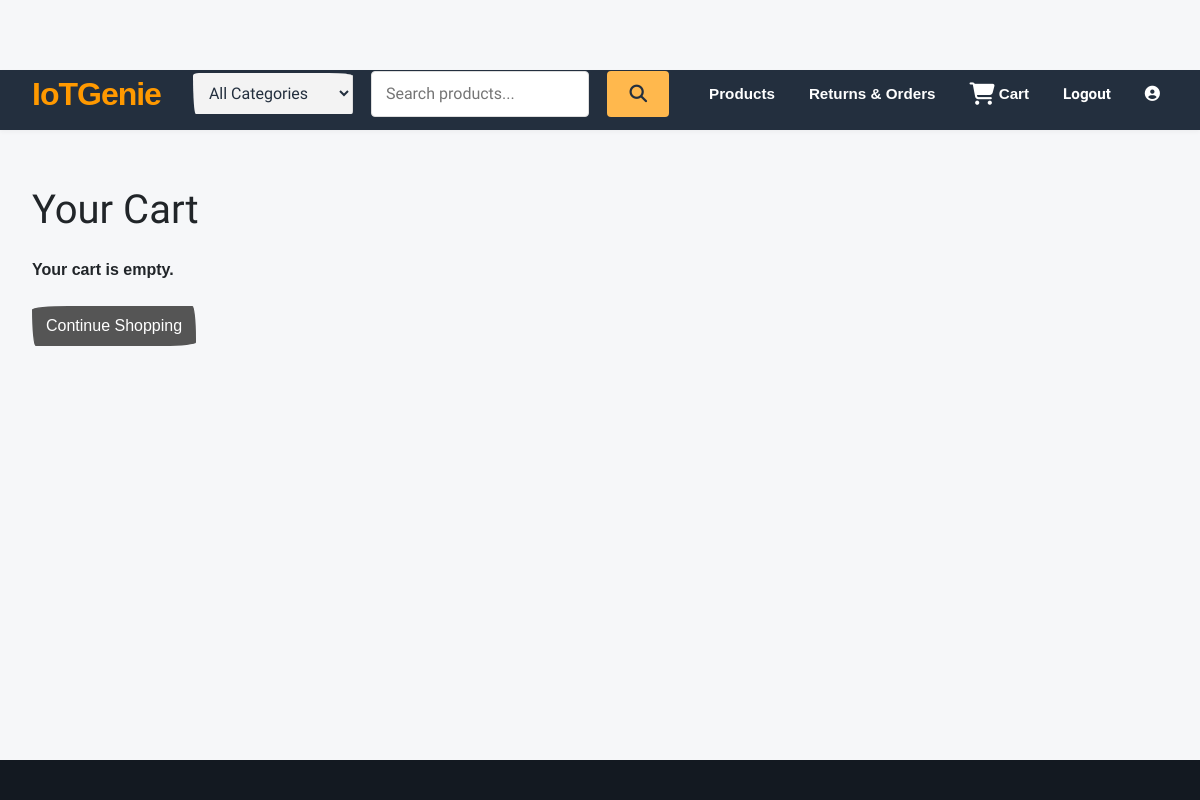
The page /cart/ (signed in) on the database as committed earlier.
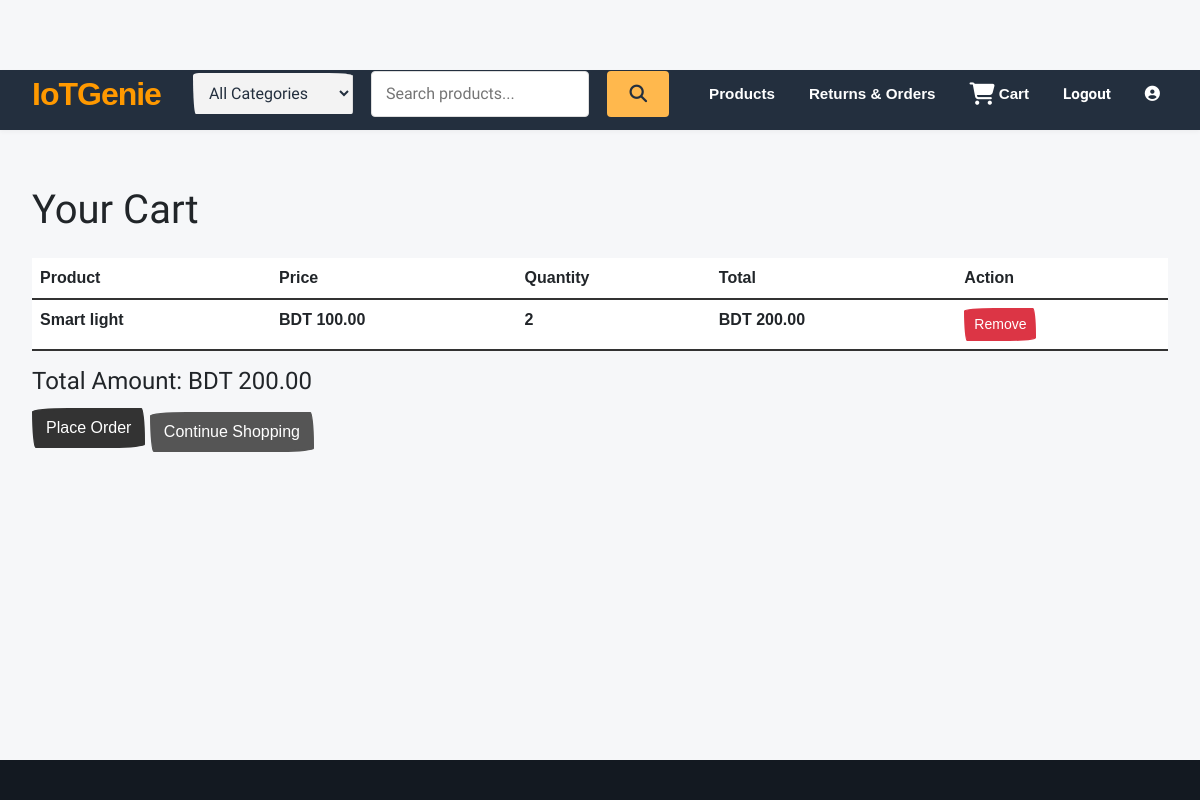
The same page on the database as committed later.
### shop/models.py (models this page shows, shortened)
class CartItem(models.Model):
    cart = models.ForeignKey(Cart, related_name='items', on_delete=models.CASCADE)
    product = models.ForeignKey(Product, on_delete=models.CASCADE)
    quantity = models.PositiveIntegerField(default=1)
    @property
    def total_price(self):
        return self.quantity * self.product.price

class Product(models.Model):
    name = models.CharField(max_length=200)
    description = models.TextField()
    price = models.DecimalField(max_digits=10, decimal_places=2)
    category = models.CharField(max_length=100)
    image = models.ImageField(upload_to='products/', null=True, blank=True)
    view_count = models.PositiveIntegerField(default=0)

### shop/views.py (the view)
# urls.py: path('cart/', views.cart_detail, name='cart_detail'),
@login_required
def cart_detail(request):
    cart, created = Cart.objects.get_or_create(user=request.user)
    total_amount = sum(item.total_price for item in cart.items.all())
    return render(request, 'cart_detail.html', {'cart': cart, 'total_amount': total_amount})

### templates/cart_detail.html (shortened to what this page needs)
{% extends 'base.html' %}
{% block content %}
<h1 class="my-4">Your Cart</h1>
{% if cart.items.exists %}
<table class="table">
    <thead>
        <tr>
            <th>Product</th>
            <th>Price</th>
            <th>Quantity</th>
            <th>Total</th>
            <th>Action</th>
        </tr>
    </thead>
    <tbody>
        {% for item in cart.items.all %}
        <tr>
            <td>{{ item.product.name }}</td>
            <td>BDT {{ item.product.price }}</td>
            <td>{{ item.quantity }}</td>
            <td>BDT {{ item.total_price }}</td>
            <td>
                <a href="{% url 'remove_from_cart' item.id %}" class="btn btn-danger btn-sm">Remove</a>
            </td>
        </tr>
        {% endfor %}
    </tbody>
</table>
<h4>Total Amount: BDT {{ total_amount }}</h4>
<a href="{% url 'purchase_order' %}" class="btn btn-primary">Place Order</a>
{% else %}
<p>Your cart is empty.</p>
{% endif %}
<a href="{% url 'product_list' %}" class="btn btn-secondary mt-2">Continue Shopping</a>
{% endblock %}

Rows that differ between the two databases and show on the page:
added CartItem: product.name "Smart light", product.price "100.00", quantity "2", total_price "200.00"
Other text that changed with them:
{{ total_amount }}: (not shown) → "200.00"
text no longer shown: "Your cart is empty."
text now shown: "Product Price Quantity Total Action Total Amount: BDT Place Order"
